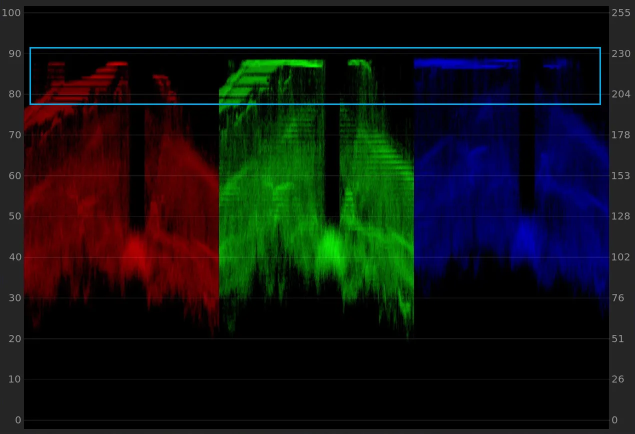
#> input picture app/templates/img/correcaogama.webp, 1270 x 868 px (shown at 1/2 size)
$ python -i Aprimoramento_de_Imagem.py   (imports and definitions only)
#> lines starting #> are read from the running program, lines starting #| are printed output that depends on the picture
import math
import cv2
import time
import numpy as np

from skimage import restoration
##  Underwater Images Enhancement ##
from skimage.color import rgb2lab, lab2rgb
from skimage.color import rgb2hsv, hsv2rgb

# [75 lines left out: functions global_stretching, global_Stretching_ab, stretching, LABStretching, rghs, not called in this run]

#Equalização do histograma:
def equalizacao_do_histograma(img):

    # Convertendo a imagem para YUV
    img_to_yuv = cv2.cvtColor(img, cv2.COLOR_BGR2YUV)
#> img_to_yuv: shape (868, 1270, 3); mean of channels 0, 1, 2 18.3, 126.8, 127.3
    # Aplicando equalização do histograma
    img_to_yuv[:, :, 0] = cv2.equalizeHist(img_to_yuv[:, :, 0])
#> img_to_yuv: shape (868, 1270, 3); mean of channels 0, 1, 2 84.6, 126.8, 127.3
    # Convertendo para escala BGR
    equalizado = cv2.cvtColor(img_to_yuv, cv2.COLOR_YUV2BGR)
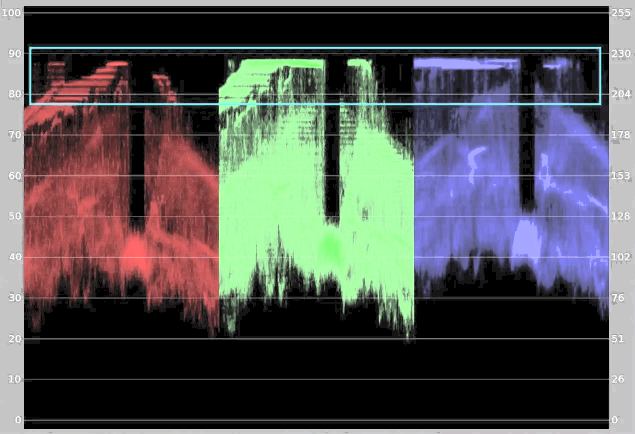
#> equalizado: shape (868, 1270, 3) (shown at 1/2 size); mean R, G, B 82.2, 83.3, 83
    return equalizado

#Correção de gama
# [9 lines left out: functions correcao_de_gama15, correcao_de_gama05, not called in this run]

def correcao_de_gama_especial(img):
    img = equalizacao_do_histograma(img)
    img = img/255.0
    img = cv2.pow(img,3.8)
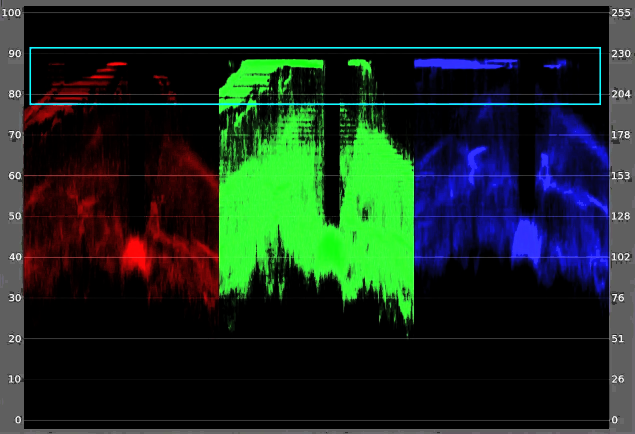
#> img: shape (868, 1270, 3) float64 (shown at 1/2 size); mean R, G, B 0.099, 0.165, 0.125
    img = cv2.normalize(img, None, 0, 255, cv2.NORM_MINMAX)
    return img

# Wavelet
def wavelet(img1):
    return restoration.denoise_wavelet(img1, mode="soft", rescale_sigma=True, channel_axis=-1)

# Muitas imagens
# [93 lines left out: functions imgs_eh, imgs_eh_cg, imgs_cg15, imgs_cg05, imgs_wavelet, imgs_rghs, not called in this run]

>>> import cv2
>>> picture = cv2.cvtColor(cv2.imread('../templates/img/correcaogama.webp'), cv2.COLOR_BGR2RGB)
>>> result = correcao_de_gama_especial(picture)

$ run again, on app/templates/img/fundo_espacial.jpg
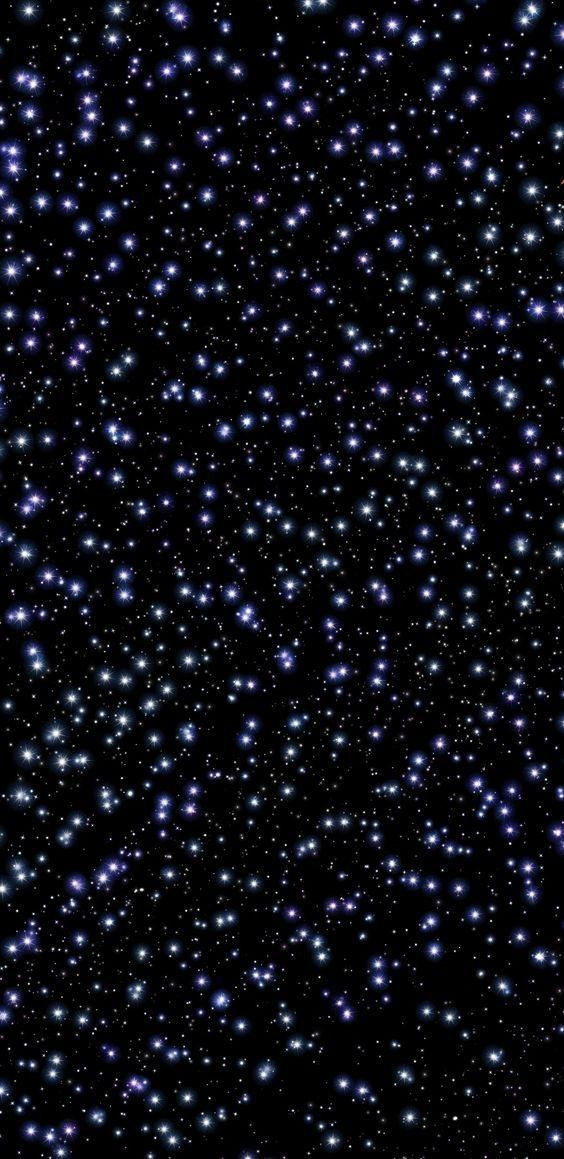
#> input picture app/templates/img/fundo_espacial.jpg, 564 x 1159 px
#> in equalizacao_do_histograma, `equalizado = cv2.cvtColor(img_to_yuv, cv2.COLOR_YUV2BGR)`:
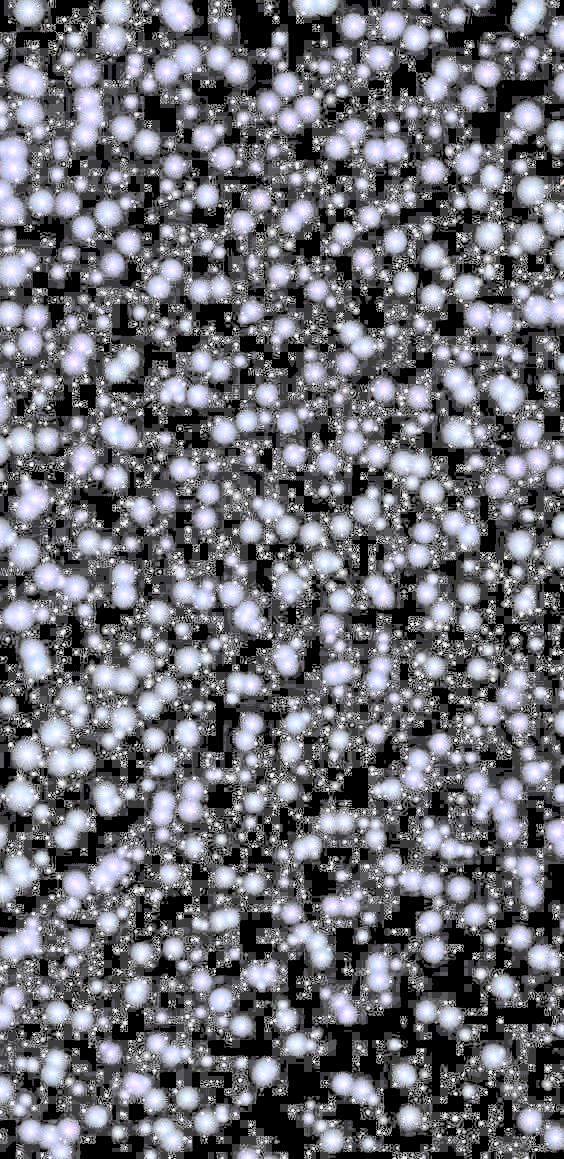
#> equalizado: shape (1159, 564, 3); mean R, G, B 109.8, 110.4, 116.9
#> in correcao_de_gama_especial, `img = cv2.pow(img,3.8)`:
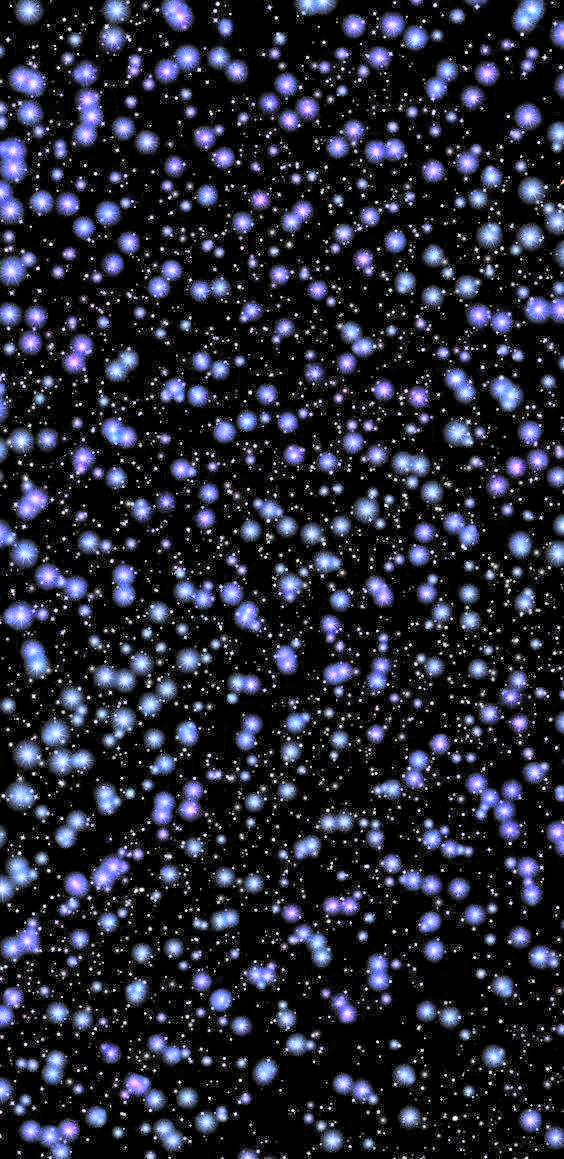
#> img: shape (1159, 564, 3) float64; mean R, G, B 0.153, 0.159, 0.212
